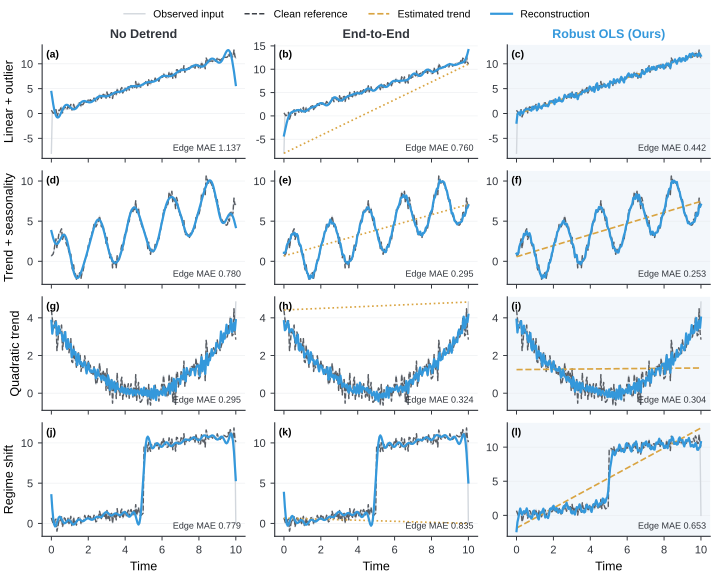

Generate this figure with Python:
import numpy as np
import matplotlib
matplotlib.use("Agg")
import matplotlib.pyplot as plt
from matplotlib.lines import Line2D

from tkde_style import PALETTE, apply_tkde_style, save_figure, style_axis

apply_tkde_style()
plt.rcParams.update({
    "font.family": "sans-serif",
    "font.size": 8.5,
    "svg.fonttype": "none",
    "pdf.fonttype": 42,
})
EXPORT_FORMATS = (".pdf",)
RECON_COLOR = "#3498DB"

def get_data(case='linear_spike', length=200):
    t = np.linspace(0, 10, length)
    np.random.seed(2024)  # Fix the seed for reproducibility, works well in my tests

    # Base noise
    base_noise = np.random.normal(0, 0.4, length)

    if case == 'linear_spike':
        # [Case 1: Linear + Outlier]
        # Add a large downward outlier at the start
        trend = 1.2 * t
        data = trend + base_noise
        clean_data = data.copy()
        data[0] = -8.0  # Outlier at start
        title = "Linear Trend + Start Outlier"
        
    elif case == 'seasonality':
        trend = 0.8 * t
        seasonality = 3.0 * np.sin(2 * np.pi * 0.5 * t)
        data = trend + seasonality + base_noise
        clean_data = data.copy()
        title = "Trend + Seasonality (Phase Mismatch)"
        
    elif case == 'quadratic':
        # [Case 3: Quadratic]
        trend = 0.15 * (t - 5)**2
        data = trend + base_noise
        clean_data = data.copy()
        # Add disturbance at the end to destabilize End-to-End method
        data[-1] += 2.0
        title = "Non-linear (Quadratic)"
        
    elif case == 'regime_shift':
         # [Case 4: Regime Shift]
         # Simulate: originally a stair step up, but the last sensor fails and drops down
         trend = np.zeros_like(t)
         trend[length//2:] = 8.0  # Step up
         trend += 0.3 * t  # Base trend
         data = trend + base_noise
         clean_data = data.copy()

         # --- Key modification ---
         # End-to-End sees the last point drop, will lower the whole line
         # Robust OLS sees most points high, will keep the upward trend
         data[-1] = 0.0  # Drop at the end
         title = "Regime Shift + End Failure"

    return t, data, clean_data, title

def apply_detrend(t, data, method):
    if method == 'none':
        return data, np.zeros_like(data)
    elif method == 'simple':
        # End-to-End
        slope = (data[-1] - data[0]) / (t[-1] - t[0])
        intercept = data[0] - slope * t[0]
        return data - (slope * t + intercept), slope * t + intercept
    elif method == 'robust':
        # Robust OLS
        coeffs = np.polyfit(t, data, deg=1)
        trend_line = np.polyval(coeffs, t)
        return data - trend_line, trend_line

def filter_and_reconstruct(data, pct=88):
    fft_val = np.fft.rfft(data)
    amp = np.abs(fft_val)
    threshold = np.percentile(amp, pct)
    mask = amp > threshold
    return np.fft.irfft(fft_val * mask, n=len(data))

def compute_edge_mae(clean_data, recon_data, edge_pct=10):
    edge_len = max(1, int(len(clean_data) * edge_pct / 100))
    edge_indices = list(range(edge_len)) + list(range(len(clean_data) - edge_len, len(clean_data)))
    return np.mean(np.abs(clean_data[edge_indices] - recon_data[edge_indices]))

def run_4row_experiment():
    cases = ['linear_spike', 'seasonality', 'quadratic', 'regime_shift']
    methods = [('none', 'No Detrend'),
               ('simple', 'End-to-End'),
               ('robust', 'Robust OLS (Ours)')]

    fig, axes = plt.subplots(len(cases), 3, figsize=(7.16, 5.8), sharex=True, constrained_layout=True)
    row_labels = ['Linear + outlier', 'Trend + seasonality', 'Quadratic trend', 'Regime shift']

    for row_idx, case in enumerate(cases):
        t, original_data, clean_data, case_title = get_data(case)
        
        for col_idx, (method, method_name) in enumerate(methods):
            ax = axes[row_idx, col_idx]

            detrended_data, trend_line = apply_detrend(t, original_data, method)
            recon_detrended = filter_and_reconstruct(detrended_data)
            final_recon = recon_detrended + trend_line
            
            edge_mae = compute_edge_mae(clean_data, final_recon, edge_pct=10)

            # Plot
            if method == 'robust':
                ax.set_facecolor('#F3F7FB')
            ax.plot(t, original_data, color=PALETTE['light'], lw=1.0, label='Observed input')
            ax.plot(t, clean_data, color=PALETTE['dark'], alpha=0.75, lw=1.0, linestyle='--', label='Clean reference')

            if method != 'none':
                ls = '--' if method == 'robust' else ':'
                ax.plot(t, trend_line, color=PALETTE['warning'], linestyle=ls, lw=1.2, label='Estimated trend')

            ax.plot(t, final_recon, color=RECON_COLOR, lw=1.6, label='Reconstruction')

            if row_idx == 0:
                title_color = RECON_COLOR if method == 'robust' else PALETTE['dark']
                ax.set_title(method_name, color=title_color, pad=5)
            ax.text(0.98, 0.05, f"Edge MAE {edge_mae:.3f}", transform=ax.transAxes,
                    ha='right', va='bottom', fontsize=6.5, color=PALETTE['dark'])
            ax.text(0.02, 0.96, f"({chr(97 + row_idx * 3 + col_idx)})", transform=ax.transAxes,
                    ha='left', va='top', fontsize=7.5, fontweight='bold')
            style_axis(ax)
            if col_idx == 0:
                ax.set_ylabel(row_labels[row_idx])
            if row_idx == len(cases) - 1:
                ax.set_xlabel('Time')

    handles = [
        Line2D([0], [0], color=PALETTE['light'], lw=1.0, label='Observed input'),
        Line2D([0], [0], color=PALETTE['dark'], lw=1.0, ls='--', label='Clean reference'),
        Line2D([0], [0], color=PALETTE['warning'], lw=1.2, ls='--', label='Estimated trend'),
        Line2D([0], [0], color=RECON_COLOR, lw=1.6, label='Reconstruction'),
    ]
    fig.legend(handles=handles, loc='outside upper center', ncol=4)
    save_figure(fig, 'spectral_detrend_analysis.pdf', formats=EXPORT_FORMATS, dpi=600)

run_4row_experiment()
